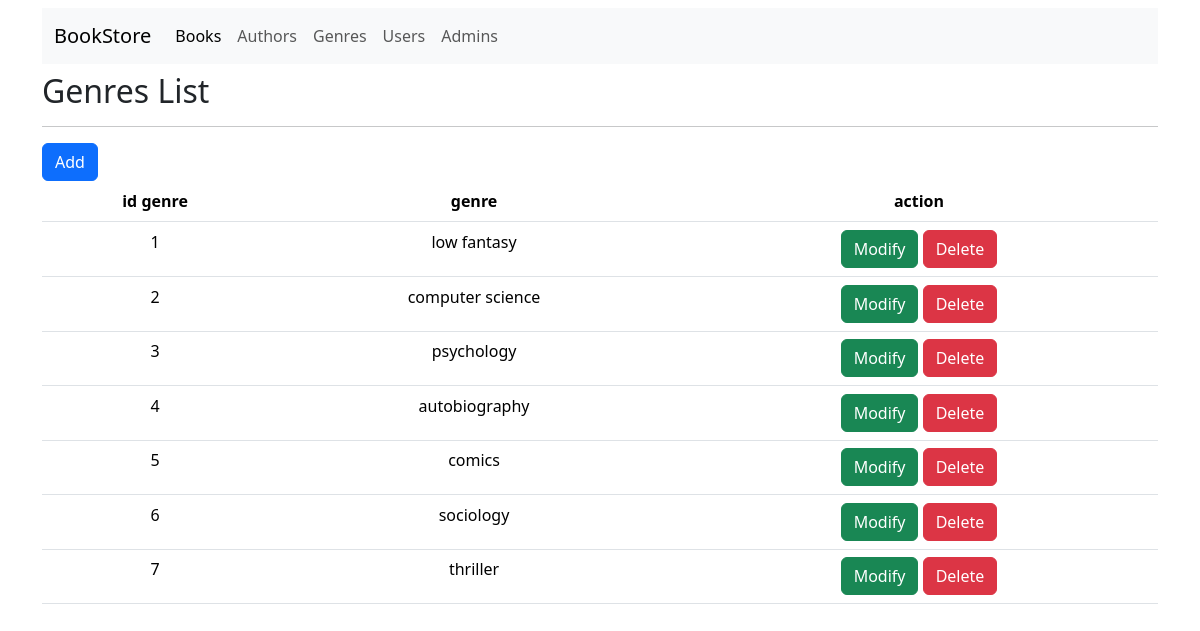
The page /View/Genre/index.php on the database its author committed.
### tables this page shows
CREATE TABLE IF NOT EXISTS `genre` (
  `id_genre` int NOT NULL AUTO_INCREMENT,
  `genre` varchar(25) NOT NULL,
  PRIMARY KEY (`id_genre`)
);

### Controller/GenreController.php (called while the page is built, shortened)
<?php
    require_once __DIR__.'/../Model/Genre.php';
    require_once __DIR__.'/../Model/DataBase.php';
    class GenreController{
        public static function indexACtion(){
            $genres = Genre::all();
            require_once __DIR__.'/../View/Genre/layout.php';
        }
    }
?>

### View/Genre/index.php (called while the page is built)
<?php
    include __DIR__.'/../header.php';
    require_once __DIR__.'/../../Controller/GenreController.php';
    GenreController::indexAction();
?>

### Model/Genre.php (called while the page is built, shortened)
<?php
    class Genre{
        private $id_genre;
        private $genre;
        public function get_id_genre(){
            return $this->id_genre;
        }
        public function get_genre(){
            return $this->genre;
        }
        public static function all(){
            $rq="select * from genre";
            return DataBase::Query($rq,'Genre');
        }
    }
?>

### Model/DataBase.php (called while the page is built, shortened)
<?php
class DataBase{
	private static $conx;
	private static function init(){
		self::$conx=new PDO('mysql:host=localhost;dbname=bookstore','root','');
		return self::$conx;
	}
	public static function getConx(){
		return self::$conx;
	}
	public static function Query($rq,$className,$tab=[]){
		$stm= self::getConx()->prepare($rq);
		$r=$stm->execute($tab);
		$stm->setFetchMode(PDO::FETCH_CLASS,$className);
		$res = $stm->fetchAll();
		return $res;
	}
}
?>

### View/Genre/layout.php (the view, shortened to what this page needs)
<!DOCTYPE html>
<html lang="en">
<head>
    <link href="https://cdn.jsdelivr.net/npm/bootstrap@5.3.3/dist/css/bootstrap.min.css" rel="stylesheet">
</head>
<body>
    <div class="container mt-2">
    <h2>Genres List</h2>
    <hr>
    <a href="create.php" class="btn btn-primary">Add</a>
    <table class="table table-hover" >
        <tr class="text-center">
            <th scope="col">id genre</th>
            <th scope="col">genre</th>
            <th scope="col">action</th>
        </tr>
        <?php
            foreach($genres as $genre){
                ?>
                <tr class="text-center">
                    <td scope="row"><?=$genre->get_id_genre()?></td>
                    <td scope="row"><?=$genre->get_genre()?></td>
                    <td scope="row">
                        <a href="#" class="btn btn-success">Modify</a>
                        <a href="delete.php?id=<?= $genre->get_id_genre() ?>" class="btn btn-danger">Delete</a>
                    </td>
                <tr>
        <?php
            }?>
    </table>
    </div>
</body>
</html>

### rows shown on the page
genre: id_genre "1", genre "low fantasy"
genre: id_genre "2", genre "computer science"
genre: id_genre "3", genre "psychology"
genre: id_genre "4", genre "autobiography"
genre: id_genre "5", genre "comics"
genre: id_genre "6", genre "sociology"
genre: id_genre "7", genre "thriller"
